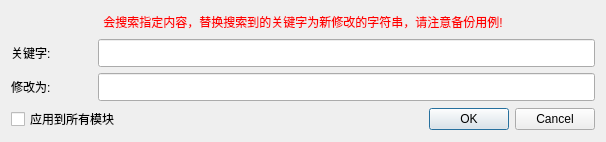
<?xml version="1.0" encoding="UTF-8"?>
<ui version="4.0">
 <class>searchModifyDialog</class>
 <widget class="QDialog" name="searchModifyDialog">
  <property name="geometry">
   <rect>
    <x>0</x>
    <y>0</y>
    <width>606</width>
    <height>142</height>
   </rect>
  </property>
  <property name="windowTitle">
   <string>Dialog</string>
  </property>
  <layout class="QGridLayout" name="gridLayout" rowstretch="0,0,0,0" columnstretch="1,4,0">
   <item row="1" column="0">
    <widget class="QLabel" name="lblModifySteps">
     <property name="text">
      <string>关键字:</string>
     </property>
     <property name="alignment">
      <set>Qt::AlignLeading|Qt::AlignLeft|Qt::AlignVCenter</set>
     </property>
    </widget>
   </item>
   <item row="2" column="1" colspan="2">
    <widget class="QLineEdit" name="lineEditModifyTo">
     <property name="minimumSize">
      <size>
       <width>0</width>
       <height>28</height>
      </size>
     </property>
    </widget>
   </item>
   <item row="1" column="1" colspan="2">
    <widget class="QLineEdit" name="lineEditKeyword">
     <property name="minimumSize">
      <size>
       <width>0</width>
       <height>28</height>
      </size>
     </property>
    </widget>
   </item>
   <item row="3" column="2">
    <widget class="QDialogButtonBox" name="buttonBox">
     <property name="orientation">
      <enum>Qt::Horizontal</enum>
     </property>
     <property name="standardButtons">
      <set>QDialogButtonBox::Cancel|QDialogButtonBox::Ok</set>
     </property>
    </widget>
   </item>
   <item row="2" column="0">
    <widget class="QLabel" name="label">
     <property name="text">
      <string>修改为:</string>
     </property>
     <property name="alignment">
      <set>Qt::AlignLeading|Qt::AlignLeft|Qt::AlignVCenter</set>
     </property>
    </widget>
   </item>
   <item row="0" column="0" colspan="3">
    <widget class="QLabel" name="labelTip">
     <property name="styleSheet">
      <string notr="true">color: rgb(255, 0, 0)</string>
     </property>
     <property name="text">
      <string>会搜索指定内容，替换搜索到的关键字为新修改的字符串，请注意备份用例!</string>
     </property>
     <property name="alignment">
      <set>Qt::AlignCenter</set>
     </property>
    </widget>
   </item>
   <item row="3" column="0" colspan="2">
    <widget class="QCheckBox" name="checkBoxApplyAll">
     <property name="text">
      <string>应用到所有模块</string>
     </property>
    </widget>
   </item>
  </layout>
 </widget>
 <resources/>
 <connections>
  <connection>
   <sender>buttonBox</sender>
   <signal>accepted()</signal>
   <receiver>searchModifyDialog</receiver>
   <slot>accept()</slot>
   <hints>
    <hint type="sourcelabel">
     <x>248</x>
     <y>254</y>
    </hint>
    <hint type="destinationlabel">
     <x>157</x>
     <y>274</y>
    </hint>
   </hints>
  </connection>
  <connection>
   <sender>buttonBox</sender>
   <signal>rejected()</signal>
   <receiver>searchModifyDialog</receiver>
   <slot>reject()</slot>
   <hints>
    <hint type="sourcelabel">
     <x>316</x>
     <y>260</y>
    </hint>
    <hint type="destinationlabel">
     <x>286</x>
     <y>274</y>
    </hint>
   </hints>
  </connection>
 </connections>
</ui>
